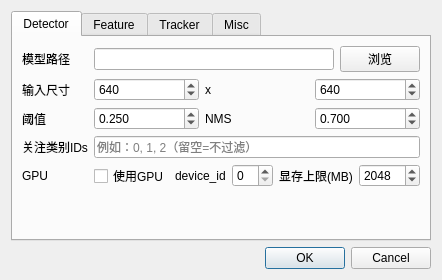
<?xml version="1.0" encoding="UTF-8"?>
<ui version="4.0">
 <class>ConfigDialog</class>
 <widget class="QDialog" name="ConfigDialog">
  <property name="windowTitle">
   <string>配置</string>
  </property>
  <layout class="QVBoxLayout" name="verticalLayout">
   <item>
    <widget class="QTabWidget" name="tabWidget">
     <property name="currentIndex">
      <number>0</number>
     </property>
     <widget class="QWidget" name="detectorTab">
      <attribute name="title">
       <string>Detector</string>
      </attribute>
      <layout class="QVBoxLayout" name="detectorLayout">
       <item>
        <layout class="QFormLayout" name="detectorForm">
         <item row="0" column="0">
          <widget class="QLabel" name="labelDetectorModel">
           <property name="text">
            <string>模型路径</string>
           </property>
          </widget>
         </item>
         <item row="0" column="1">
          <layout class="QHBoxLayout" name="detectorModelPathLayout">
           <item>
            <widget class="QLineEdit" name="detectorModelPathEdit"/>
           </item>
           <item>
            <widget class="QPushButton" name="detectorModelBrowseButton">
             <property name="text">
              <string>浏览</string>
             </property>
            </widget>
           </item>
          </layout>
         </item>
         <item row="1" column="0">
          <widget class="QLabel" name="labelDetectorInput">
           <property name="text">
            <string>输入尺寸</string>
           </property>
          </widget>
         </item>
         <item row="1" column="1">
          <layout class="QHBoxLayout" name="detectorInputLayout">
           <item>
            <widget class="QSpinBox" name="detectorInputWidthSpin">
             <property name="minimum">
              <number>32</number>
             </property>
             <property name="maximum">
              <number>4096</number>
             </property>
             <property name="value">
              <number>640</number>
             </property>
            </widget>
           </item>
           <item>
            <widget class="QLabel" name="labelX">
             <property name="text">
              <string>x</string>
             </property>
            </widget>
           </item>
           <item>
            <widget class="QSpinBox" name="detectorInputHeightSpin">
             <property name="minimum">
              <number>32</number>
             </property>
             <property name="maximum">
              <number>4096</number>
             </property>
             <property name="value">
              <number>640</number>
             </property>
            </widget>
           </item>
          </layout>
         </item>
         <item row="2" column="0">
          <widget class="QLabel" name="labelDetectorThr">
           <property name="text">
            <string>阈值</string>
           </property>
          </widget>
         </item>
         <item row="2" column="1">
          <layout class="QHBoxLayout" name="detectorThrLayout">
           <item>
            <widget class="QDoubleSpinBox" name="detectorScoreThrSpin">
             <property name="decimals">
              <number>3</number>
             </property>
             <property name="maximum">
              <double>1.000000000000000</double>
             </property>
             <property name="singleStep">
              <double>0.010000000000000</double>
             </property>
             <property name="value">
              <double>0.250000000000000</double>
             </property>
            </widget>
           </item>
           <item>
            <widget class="QLabel" name="labelDetectorNms">
             <property name="text">
              <string>NMS</string>
             </property>
            </widget>
           </item>
           <item>
            <widget class="QDoubleSpinBox" name="detectorNmsThrSpin">
             <property name="decimals">
              <number>3</number>
             </property>
             <property name="maximum">
              <double>1.000000000000000</double>
             </property>
             <property name="singleStep">
              <double>0.010000000000000</double>
             </property>
             <property name="value">
              <double>0.700000000000000</double>
             </property>
            </widget>
           </item>
          </layout>
         </item>
         <item row="3" column="0">
          <widget class="QLabel" name="labelDetectorFocus">
           <property name="text">
            <string>关注类别IDs</string>
           </property>
          </widget>
         </item>
         <item row="3" column="1">
          <widget class="QLineEdit" name="detectorFocusIdsEdit">
           <property name="placeholderText">
            <string>例如：0, 1, 2（留空=不过滤）</string>
           </property>
          </widget>
         </item>
         <item row="4" column="0">
          <widget class="QLabel" name="labelDetectorGpu">
           <property name="text">
            <string>GPU</string>
           </property>
          </widget>
         </item>
         <item row="4" column="1">
          <layout class="QHBoxLayout" name="detectorGpuLayout">
           <item>
            <widget class="QCheckBox" name="detectorUseGpuCheck">
             <property name="text">
              <string>使用GPU</string>
             </property>
            </widget>
           </item>
           <item>
            <widget class="QLabel" name="labelDeviceId">
             <property name="text">
              <string>device_id</string>
             </property>
            </widget>
           </item>
           <item>
            <widget class="QSpinBox" name="detectorDeviceIdSpin">
             <property name="minimum">
              <number>0</number>
             </property>
             <property name="maximum">
              <number>32</number>
             </property>
             <property name="value">
              <number>0</number>
             </property>
            </widget>
           </item>
           <item>
            <widget class="QLabel" name="labelGpuMem">
             <property name="text">
              <string>显存上限(MB)</string>
             </property>
            </widget>
           </item>
           <item>
            <widget class="QDoubleSpinBox" name="detectorGpuMemSpin">
             <property name="decimals">
              <number>0</number>
             </property>
             <property name="maximum">
              <double>65536.000000000000000</double>
             </property>
             <property name="value">
              <double>2048.000000000000000</double>
             </property>
            </widget>
           </item>
          </layout>
         </item>
        </layout>
       </item>
       <item>
        <spacer name="detectorSpacer">
         <property name="orientation">
          <enum>Qt::Vertical</enum>
         </property>
         <property name="sizeHint" stdset="0">
          <size>
           <width>20</width>
           <height>40</height>
          </size>
         </property>
        </spacer>
       </item>
      </layout>
     </widget>
     <widget class="QWidget" name="featureTab">
      <attribute name="title">
       <string>Feature</string>
      </attribute>
      <layout class="QVBoxLayout" name="featureLayout">
       <item>
        <layout class="QFormLayout" name="featureForm">
         <item row="0" column="0">
          <widget class="QLabel" name="labelFeatureModel">
           <property name="text">
            <string>模型路径</string>
           </property>
          </widget>
         </item>
         <item row="0" column="1">
          <layout class="QHBoxLayout" name="featureModelPathLayout">
           <item>
            <widget class="QLineEdit" name="featureModelPathEdit"/>
           </item>
           <item>
            <widget class="QPushButton" name="featureModelBrowseButton">
             <property name="text">
              <string>浏览</string>
             </property>
            </widget>
           </item>
          </layout>
         </item>
         <item row="1" column="0">
          <widget class="QLabel" name="labelFeatureInput">
           <property name="text">
            <string>输入尺寸</string>
           </property>
          </widget>
         </item>
         <item row="1" column="1">
          <layout class="QHBoxLayout" name="featureInputLayout">
           <item>
            <widget class="QSpinBox" name="featureInputWidthSpin">
             <property name="minimum">
              <number>16</number>
             </property>
             <property name="maximum">
              <number>4096</number>
             </property>
             <property name="value">
              <number>128</number>
             </property>
            </widget>
           </item>
           <item>
            <widget class="QLabel" name="labelX2">
             <property name="text">
              <string>x</string>
             </property>
            </widget>
           </item>
           <item>
            <widget class="QSpinBox" name="featureInputHeightSpin">
             <property name="minimum">
              <number>16</number>
             </property>
             <property name="maximum">
              <number>4096</number>
             </property>
             <property name="value">
              <number>256</number>
             </property>
            </widget>
           </item>
          </layout>
         </item>
         <item row="2" column="0">
          <widget class="QLabel" name="labelFeatureGpu">
           <property name="text">
            <string>GPU</string>
           </property>
          </widget>
         </item>
         <item row="2" column="1">
          <layout class="QHBoxLayout" name="featureGpuLayout">
           <item>
            <widget class="QCheckBox" name="featureUseGpuCheck">
             <property name="text">
              <string>使用GPU</string>
             </property>
            </widget>
           </item>
           <item>
            <widget class="QLabel" name="labelDeviceId2">
             <property name="text">
              <string>device_id</string>
             </property>
            </widget>
           </item>
           <item>
            <widget class="QSpinBox" name="featureDeviceIdSpin">
             <property name="minimum">
              <number>0</number>
             </property>
             <property name="maximum">
              <number>32</number>
             </property>
             <property name="value">
              <number>0</number>
             </property>
            </widget>
           </item>
           <item>
            <widget class="QLabel" name="labelGpuMem2">
             <property name="text">
              <string>显存上限(MB)</string>
             </property>
            </widget>
           </item>
           <item>
            <widget class="QDoubleSpinBox" name="featureGpuMemSpin">
             <property name="decimals">
              <number>0</number>
             </property>
             <property name="maximum">
              <double>65536.000000000000000</double>
             </property>
             <property name="value">
              <double>2048.000000000000000</double>
             </property>
            </widget>
           </item>
          </layout>
         </item>
        </layout>
       </item>
       <item>
        <spacer name="featureSpacer">
         <property name="orientation">
          <enum>Qt::Vertical</enum>
         </property>
         <property name="sizeHint" stdset="0">
          <size>
           <width>20</width>
           <height>40</height>
          </size>
         </property>
        </spacer>
       </item>
      </layout>
     </widget>
     <widget class="QWidget" name="trackerTab">
      <attribute name="title">
       <string>Tracker</string>
      </attribute>
      <layout class="QVBoxLayout" name="trackerLayout">
       <item>
        <layout class="QFormLayout" name="trackerForm">
         <item row="0" column="0">
          <widget class="QLabel" name="labelIouW">
           <property name="text">
            <string>IoU权重</string>
           </property>
          </widget>
         </item>
         <item row="0" column="1">
          <widget class="QDoubleSpinBox" name="trackerIouWeightSpin">
           <property name="decimals">
            <number>3</number>
           </property>
           <property name="maximum">
            <double>1.000000000000000</double>
           </property>
           <property name="value">
            <double>0.500000000000000</double>
           </property>
          </widget>
         </item>
         <item row="1" column="0">
          <widget class="QLabel" name="labelFeatW">
           <property name="text">
            <string>特征权重</string>
           </property>
          </widget>
         </item>
         <item row="1" column="1">
          <widget class="QDoubleSpinBox" name="trackerFeatWeightSpin">
           <property name="decimals">
            <number>3</number>
           </property>
           <property name="maximum">
            <double>1.000000000000000</double>
           </property>
           <property name="value">
            <double>0.500000000000000</double>
           </property>
          </widget>
         </item>
         <item row="2" column="0">
          <widget class="QLabel" name="labelMatchThr">
           <property name="text">
            <string>匹配阈值</string>
           </property>
          </widget>
         </item>
         <item row="2" column="1">
          <widget class="QDoubleSpinBox" name="trackerMatchThrSpin">
           <property name="decimals">
            <number>3</number>
           </property>
           <property name="maximum">
            <double>1.000000000000000</double>
           </property>
           <property name="value">
            <double>0.500000000000000</double>
           </property>
          </widget>
         </item>
         <item row="3" column="0">
          <widget class="QLabel" name="labelMaxLife">
           <property name="text">
            <string>最大life</string>
           </property>
          </widget>
         </item>
         <item row="3" column="1">
          <widget class="QSpinBox" name="trackerMaxLifeSpin">
           <property name="minimum">
            <number>1</number>
           </property>
           <property name="maximum">
            <number>10000</number>
           </property>
           <property name="value">
            <number>30</number>
           </property>
          </widget>
         </item>
         <item row="4" column="0">
          <widget class="QLabel" name="labelMomentum">
           <property name="text">
            <string>特征动量</string>
           </property>
          </widget>
         </item>
         <item row="4" column="1">
          <widget class="QDoubleSpinBox" name="trackerMomentumSpin">
           <property name="decimals">
            <number>3</number>
           </property>
           <property name="maximum">
            <double>1.000000000000000</double>
           </property>
           <property name="value">
            <double>0.700000000000000</double>
           </property>
          </widget>
         </item>
        </layout>
       </item>
       <item>
        <spacer name="trackerSpacer">
         <property name="orientation">
          <enum>Qt::Vertical</enum>
         </property>
         <property name="sizeHint" stdset="0">
          <size>
           <width>20</width>
           <height>40</height>
          </size>
         </property>
        </spacer>
       </item>
      </layout>
     </widget>
     <widget class="QWidget" name="miscTab">
      <attribute name="title">
       <string>Misc</string>
      </attribute>
      <layout class="QVBoxLayout" name="miscLayout">
       <item>
        <layout class="QFormLayout" name="miscForm">
         <item row="0" column="0">
          <widget class="QLabel" name="labelStatsCsv">
           <property name="text">
            <string>统计CSV</string>
           </property>
          </widget>
         </item>
         <item row="0" column="1">
          <layout class="QHBoxLayout" name="statsCsvLayout">
           <item>
            <widget class="QLineEdit" name="statsCsvPathEdit"/>
           </item>
           <item>
            <widget class="QPushButton" name="statsCsvBrowseButton">
             <property name="text">
              <string>浏览</string>
             </property>
            </widget>
           </item>
          </layout>
         </item>
        </layout>
       </item>
       <item>
        <spacer name="miscSpacer">
         <property name="orientation">
          <enum>Qt::Vertical</enum>
         </property>
         <property name="sizeHint" stdset="0">
          <size>
           <width>20</width>
           <height>40</height>
          </size>
         </property>
        </spacer>
       </item>
      </layout>
     </widget>
    </widget>
   </item>
   <item>
    <widget class="QDialogButtonBox" name="buttonBox">
     <property name="orientation">
      <enum>Qt::Horizontal</enum>
     </property>
     <property name="standardButtons">
      <set>QDialogButtonBox::Cancel|QDialogButtonBox::Ok</set>
     </property>
    </widget>
   </item>
  </layout>
 </widget>
 <resources/>
 <connections>
  <connection>
   <sender>buttonBox</sender>
   <signal>accepted()</signal>
   <receiver>ConfigDialog</receiver>
   <slot>accept()</slot>
   <hints>
    <hint type="sourcelabel">
     <x>387</x>
     <y>517</y>
    </hint>
    <hint type="destinationlabel">
     <x>387</x>
     <y>552</y>
    </hint>
   </hints>
  </connection>
  <connection>
   <sender>buttonBox</sender>
   <signal>rejected()</signal>
   <receiver>ConfigDialog</receiver>
   <slot>reject()</slot>
   <hints>
    <hint type="sourcelabel">
     <x>487</x>
     <y>517</y>
    </hint>
    <hint type="destinationlabel">
     <x>487</x>
     <y>552</y>
    </hint>
   </hints>
  </connection>
 </connections>
</ui>
